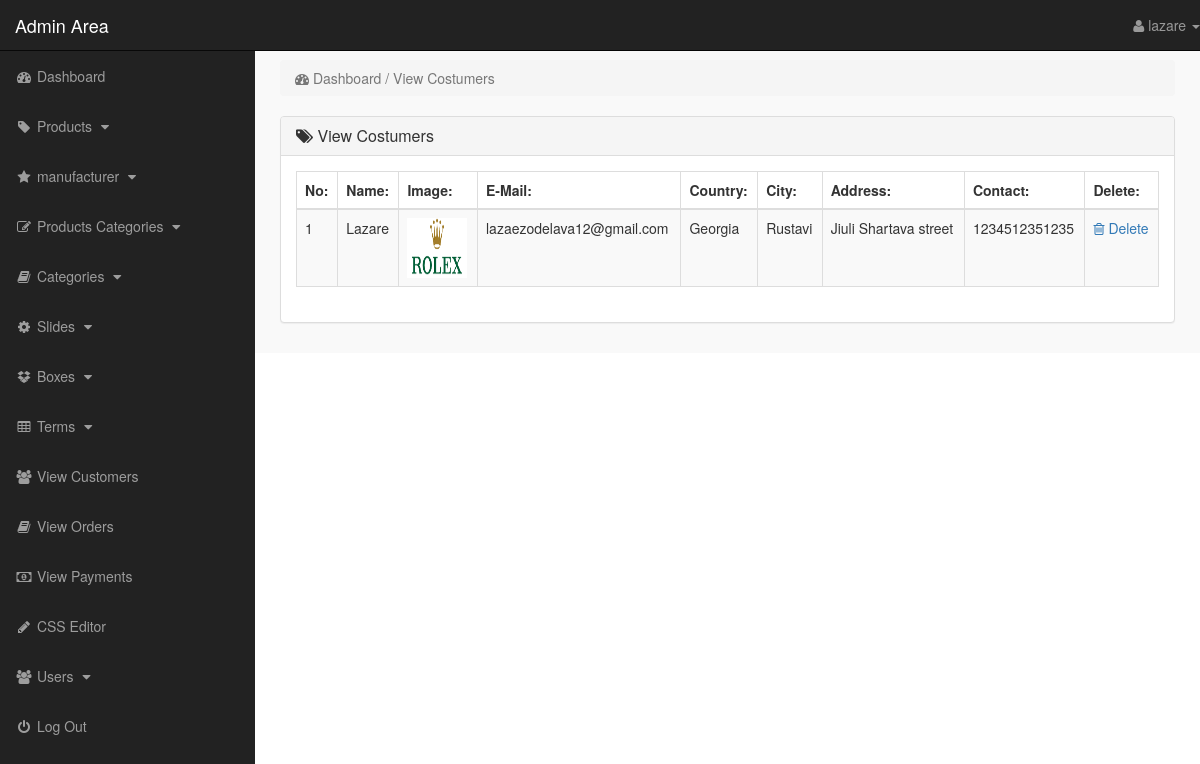
Page /admin_area/index.php?view_customers (signed in) on the committed database.
### tables this page shows
CREATE TABLE `customers` (
  `customer_id` int(10) NOT NULL,
  `customer_name` varchar(255) NOT NULL,
  `customer_email` varchar(255) NOT NULL,
  `customer_pass` varchar(255) NOT NULL,
  `customer_country` text NOT NULL,
  `customer_city` text NOT NULL,
  `customer_contact` varchar(255) NOT NULL,
  `customer_address` text NOT NULL,
  `customer_image` text NOT NULL,
  `customer_ip` varchar(100) NOT NULL
);

### admin_area/view_customers.php (the view)
<?php
    if(!isset($_SESSION['admin_email'])){
        echo "<script>window.open('login.php','_self')</script>";
    }else{
?>
<div class="row">
    <div class="col-lg-12">
        <ol class="breadcrumb">
            <li class="active">
                <i class="fa fa-dashboard"></i> Dashboard / View Costumers
            </li>
        </ol>
    </div>
</div>
<div class="row">
    <div class="col-lg-12">
        <div class="panel panel-default">
            <div class="panel-heading">
               <h3 class="panel-title">
                   <i class="fa fa-tags"></i>  View Costumers
               </h3>
            </div>
            <div class="panel-body">
                <div class="table-responsive">
                    <table class="table table-striped table-bordered table-hover">
                        <thead>
                            <tr>
                                <th> No: </th>
                                <th> Name: </th>
                                <th> Image: </th>
                                <th> E-Mail: </th>
                                <th> Country: </th>
                                <th> City: </th>
                                <th> Address: </th>
                                <th> Contact: </th>
                                <th> Delete: </th>
                            </tr>
                        </thead>
                        <tbody>
                            <?php
                                $i=0;
                                $get_c = "select * from customers";
                                $run_c = mysqli_query($con,$get_c);
                                while($row_c=mysqli_fetch_array($run_c)){
                                    $c_id = $row_c['customer_id'];
                                    $c_name = $row_c['customer_name'];
                                    $c_img = $row_c['customer_image'];
                                    $c_email = $row_c['customer_email'];
                                    $c_country = $row_c['customer_country'];
                                    $c_city = $row_c['customer_city'];
                                    $c_address = $row_c['customer_address'];
                                    $c_contact = $row_c['customer_contact'];
                                    $i++;
                            ?>
                            <tr>
                                <td> <?php echo $i; ?> </td>
                                <td> <?php echo $c_name; ?> </td>
                                <td> <img src="../customer/customer_images/<?php echo $c_img; ?>" width="60" height="60"></td>
                                <td> <?php echo $c_email; ?> </td>
                                <td> <?php echo $c_country; ?></td>
                                <td> <?php echo $c_city; ?> </td>
                                <td> <?php echo $c_address ?> </td>
                                <td> <?php echo $c_contact ?> </td>
                                <td>
                                     <a href="index.php?delete_customer=<?php echo $c_id; ?>">
                                        <i class="fa fa-trash-o"></i> Delete
                                     </a>
                                </td>
                            </tr>
                            <?php } ?>
                        </tbody>
                    </table>
                </div>
            </div>
        </div>
    </div>
</div>
<?php } ?>

### admin_area/includes/sidebar.php (shortened to what this page needs)
<?php
    if(!isset($_SESSION['admin_email'])){
        echo "<script>window.open('login.php','_self')</script>";
    }else{
?>
<nav class="navbar navbar-inverse navbar-fixed-top">
    <div class="navbar-header">
        <a href="index.php?dashboard" class="navbar-brand">Admin Area</a>
    </div>
    <ul class="nav navbar-right top-nav">
        <li class="dropdown">
            <a href="#" class="dropdown-toggle" data-toggle="dropdown">
                <i class="fa fa-user"></i> <?php echo $admin_name;  ?> <b class="caret"></b>
            </a>
        </li>
    </ul>
    <div class="collapse navbar-collapse navbar-ex1-collapse">
        <ul class="nav navbar-nav side-nav">
            <li>
                <a href="index.php?dashboard">
                        <i class="fa fa-fw fa-dashboard"></i> Dashboard
                </a>
            </li>
            <li>
                <a href="#" data-toggle="collapse" data-target="#products">
                        <i class="fa fa-fw fa-tag"></i> Products
                        <i class="fa fa-fw fa-caret-down"></i>
                </a>
            </li>
            <li>
                <a href="#" data-toggle="collapse" data-target="#manufacturer">
                        <i class="fa fa-fw fa-star"></i> manufacturer
                        <i class="fa fa-fw fa-caret-down"></i>
                </a>
            </li>
            <li>
                <a href="#" data-toggle="collapse" data-target="#p_cat">
                        <i class="fa fa-fw fa-edit"></i> Products Categories
                        <i class="fa fa-fw fa-caret-down"></i>
                </a>
            </li>
            <li>
                <a href="#" data-toggle="collapse" data-target="#cat">
                        <i class="fa fa-fw fa-book"></i> Categories
                        <i class="fa fa-fw fa-caret-down"></i>
                </a>
            </li>
            <li>
                <a href="#" data-toggle="collapse" data-target="#slides">
                        <i class="fa fa-fw fa-gear"></i> Slides
                        <i class="fa fa-fw fa-caret-down"></i>
                </a>
            </li>
            <li>
                <a href="#" data-toggle="collapse" data-target="#boxes">
                        <i class="fa fa-fw fa-dropbox"></i> Boxes
                        <i class="fa fa-fw fa-caret-down"></i>
                </a>
            </li>
            <li>
                <a href="#" data-toggle="collapse" data-target="#terms">
                        <i class="fa fa-fw fa-table"></i> Terms
                        <i class="fa fa-fw fa-caret-down"></i>
                </a>
            </li>
            <li>
                <a href="index.php?view_customers">
                    <i class="fa fa-fw fa-users"></i> View Customers
                </a>
            </li>
            <li>
                <a href="index.php?view_orders">
                    <i class="fa fa-fw fa-book"></i> View Orders
                </a>
            </li>
            <li>
                <a href="index.php?view_payments">
                    <i class="fa fa-fw fa-money"></i> View Payments
                </a>
            </li>
            <li>
                <a href="index.php?edit_css">
                    <i class="fa fa-fw fa-pencil"></i> CSS Editor
                </a>
            </li>
            <li>
                <a href="#" data-toggle="collapse" data-target="#users">
                        <i class="fa fa-fw fa-users"></i> Users
                        <i class="fa fa-fw fa-caret-down"></i>
                </a>
            </li>
            <li>
                <a href="logout.php">
                    <i class="fa fa-fw fa-power-off"></i> Log Out
                </a>
            </li>
        </ul>
    </div>
</nav>
<?php } ?>

### admin_area/css/style.css (style rules this page uses)
body { margin-top: 100px; }
@media (min-width: 768px) { body { margin-top: 50px; } }
.top-nav { 0 15px; }
.top-nav>li { float: left; display: inline-block; }
.top-nav>li>a { color: #999999; line-height: 20px; padding-top: 15px; padding-bottom: 15px; }
@media (min-width: 768px) { .side-nav { position: fixed; top: 51px; bottom: 0; width: 255px; overflow-y: auto; overflow-x: hidden; background-color: #222222; padding-bottom: 40px; border-radius: 0; } }
@media (min-width: 768px) { .side-nav>li>a { width: 255px; } }
.panel-body { border-radius: 5px; }

### rows in the picture
customers: customer_name "Lazare", customer_image (picture), customer_email "lazaezodelava12@gmail.com", customer_country "Georgia", customer_city "Rustavi", customer_address "Jiuli Shartava street", customer_contact "1234512351235"

### other values in the picture
$admin_name "lazare"
